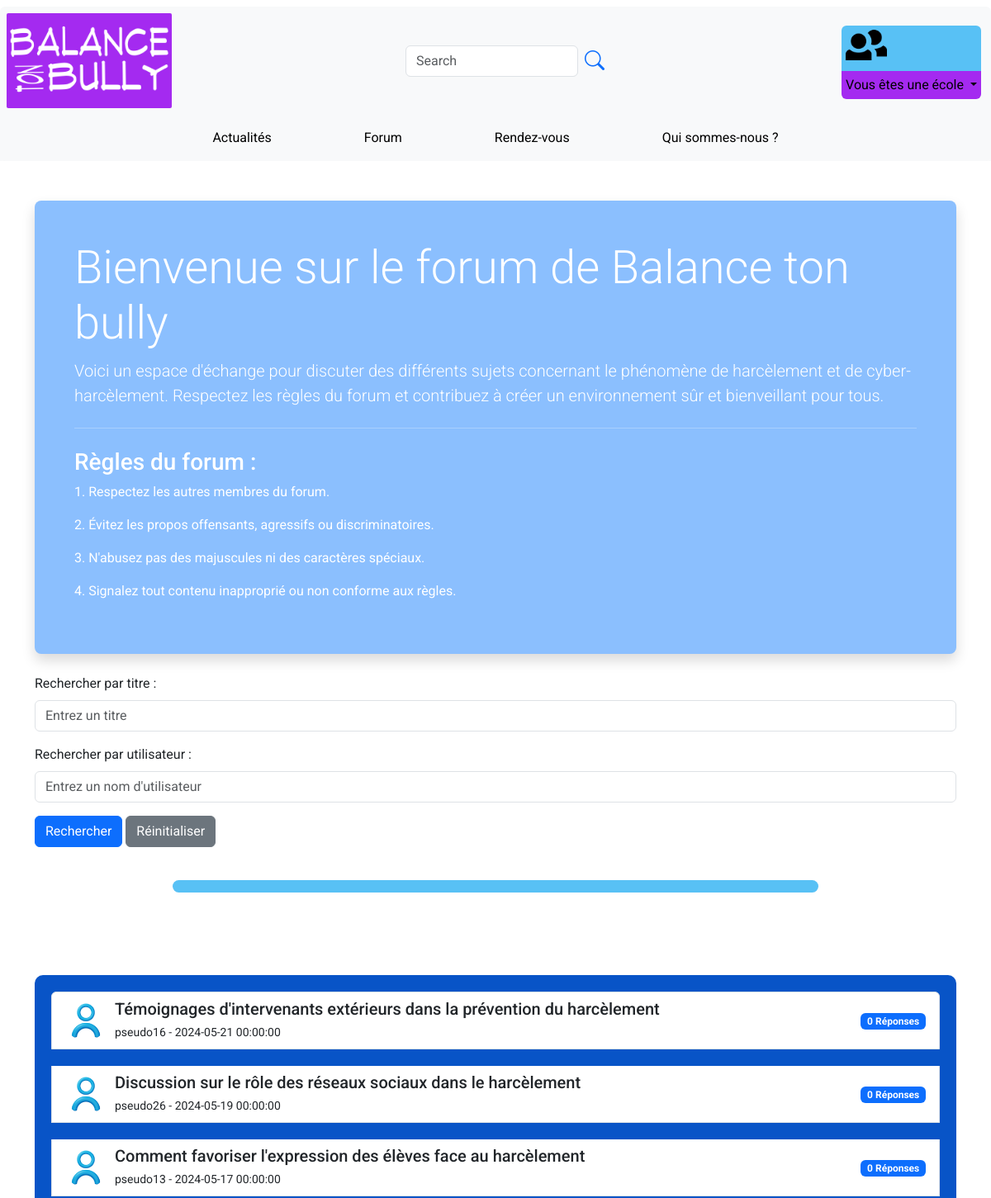
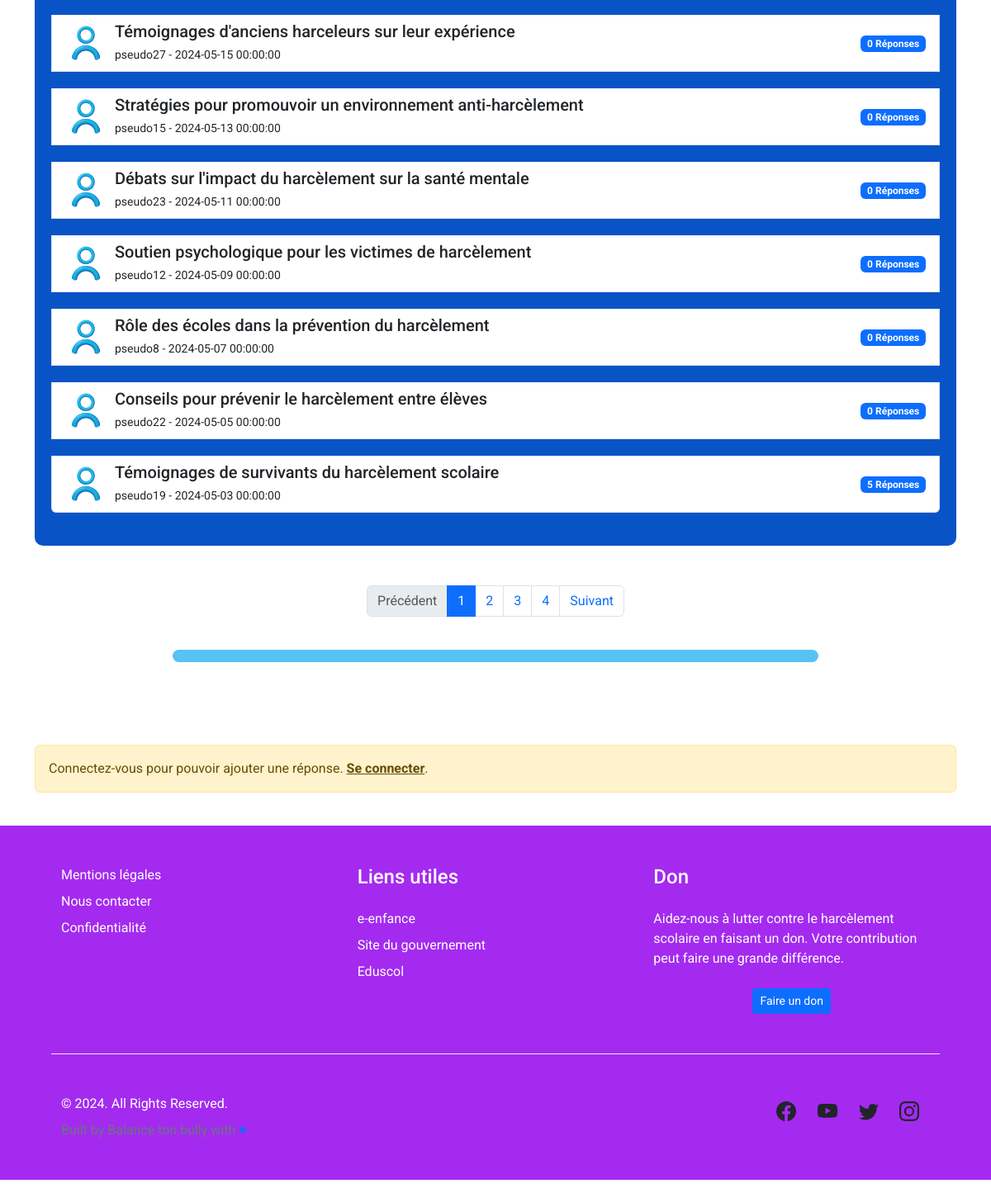
The page /pages/accueilForum.php on the database its author committed (2 pictures, top to bottom).
### tables this page shows
CREATE TABLE `sujets_forum` (
    `id` int(11) NOT NULL AUTO_INCREMENT,
    `id_utilisateur` int(11) NOT NULL,
    `titre` varchar(255) NOT NULL,
    `contenu` text NOT NULL,
    `date_creation` datetime NOT NULL,
    `date_mise_a_jour` datetime DEFAULT NULL,
    PRIMARY KEY (`id`),
    FOREIGN KEY (`id_utilisateur`) REFERENCES `utilisateurs` (`id`)
);

CREATE TABLE `utilisateurs` (
    `id` int(11) NOT NULL AUTO_INCREMENT,   
    `firstName` varchar(255) NOT NULL,      
    `name` varchar(255) NOT NULL,           
    `userName` varchar(255) NOT NULL,       
    `mail` varchar(255) NOT NULL,           
    `photo_avatar` varchar(255) DEFAULT '/Balance_ton_bully/assets/avatarProfil.png', 
    `password` varchar(255) NOT NULL,       
    `token` varchar(50) DEFAULT NULL,
    `id_role` int(11) NOT NULL,             
    PRIMARY KEY (`id`)                      
);

### pages/accueilForum.php (the view, shortened to what this page needs)
<?php
function compterSujets($dbh) {
    $countSql = "SELECT COUNT(*) AS total FROM sujets_forum";
    $stmt = $dbh->query($countSql);
    return $stmt->fetch(PDO::FETCH_ASSOC)['total'];
}
function recupererSujets($dbh, $limit, $offset, $searchTitle, $searchUser) {
    $sql = "SELECT sujets_forum.*, COUNT(reponses_forum.id_reponse) AS nombre_reponses, utilisateurs.userName, utilisateurs.photo_avatar
            FROM sujets_forum
            LEFT JOIN reponses_forum ON sujets_forum.id = reponses_forum.id_sujet
            LEFT JOIN utilisateurs ON sujets_forum.id_utilisateur = utilisateurs.id";
    $sql .= " GROUP BY sujets_forum.id
              ORDER BY sujets_forum.date_creation DESC
              LIMIT :limit OFFSET :offset";
    $stmt = $dbh->prepare($sql);
    $stmt->bindValue(':limit', $limit, PDO::PARAM_INT);
    $stmt->bindValue(':offset', $offset, PDO::PARAM_INT);
    $stmt->execute();
    return $stmt;
}
try {
    $dbh = dbConnexion();
    $limit = 10;
    $page = isset($_GET['page']) ? $_GET['page'] : 1;
    $offset = ($page - 1) * $limit;
    $totalRows = compterSujets($dbh);
    $totalPages = ceil($totalRows / $limit);
    $searchTitle = isset($_GET['searchTitle']) ? trim($_GET['searchTitle']) : '';
    $searchUser = isset($_GET['searchUser']) ? trim($_GET['searchUser']) : '';
    $result = recupererSujets($dbh, $limit, $offset, $searchTitle, $searchUser);
} catch (PDOException $e) {
    echo "Erreur PDO : " . $e->getMessage();
    exit();
}
?>
<!DOCTYPE html>
<html lang="fr">
<head>
    <link href="https://cdn.jsdelivr.net/npm/bootstrap@5.3.3/dist/css/bootstrap.min.css" rel="stylesheet">
    <link rel="stylesheet" href="../css/style.css">
    <link rel="stylesheet" href="../css/styleForum.css">
</head>
<body>
<?php include('../includes/headerNav.php') ?>
<div class="container mt-5">
    <div class="jumbotron jumbotron-primary text-white rounded-3 p-5 shadow">
        <h1 class="display-4">Bienvenue sur le forum de Balance ton bully</h1>
        <p class="lead">Voici un espace d'échange pour discuter des différents sujets concernant le phénomène de harcèlement et de cyber-harcèlement. Respectez les règles du forum et contribuez à créer un environnement sûr et bienveillant pour tous.</p>
        <hr class="my-4 bg-light">
        <h3>Règles du forum :</h3>
        <p>1. Respectez les autres membres du forum.</p>
        <p>2. Évitez les propos offensants, agressifs ou discriminatoires.</p>
        <p>3. N'abusez pas des majuscules ni des caractères spéciaux.</p>
        <p>4. Signalez tout contenu inapproprié ou non conforme aux règles.</p>
    </div>
    <br>
    <form method="GET" action="">
        <div class="mb-3">
            <label for="searchTitle" class="form-label">Rechercher par titre :</label>
            <input type="text" class="form-control" id="searchTitle" name="searchTitle" placeholder="Entrez un titre">
        </div>
        <div class="mb-3">
            <label for="searchUser" class="form-label">Rechercher par utilisateur :</label>
            <input type="text" class="form-control" id="searchUser" name="searchUser" placeholder="Entrez un nom d'utilisateur">
        </div>
        <div class="mb-3">
            <button type="submit" class="btn btn-primary">Rechercher</button>
            <a href="accueilForum.php" class="btn btn-secondary">Réinitialiser</a>
        </div>
    </form>
    <br>
    <div class="transition"></div>
    <div class="sujets-container">
        <div class="list-group">
            <?php if ($result->rowCount() > 0) : ?>
                <?php while($row = $result->fetch(PDO::FETCH_ASSOC)) : ?>
                    <a href="sujet.php?id=<?php echo $row['id']; ?>" class="list-group-item sujet">
                        <div class="d-flex align-items-center">
                            <img src="<?php echo $row['photo_avatar']; ?>" alt="Avatar" class="avatar mr-3">
                            <div>
                                <h5 class="mb-1"><?php echo $row['titre']; ?></h5>
                                <small><?php echo $row['userName']; ?> - <?php echo $row['date_creation']; ?> </small>
                            </div>
                            <div class="nombre-reponses">
                                <span class="badge bg-primary"><?php echo $row['nombre_reponses']; ?> Réponses</span>
                            </div>
                        </div>
                    </a>
                <?php endwhile; ?>
            <?php else : ?>
                <p>Aucun sujet trouvé.</p>
            <?php endif; ?>
        </div>
    </div>
    <br>
    <?php if ($totalPages > 1) : ?>
        <nav aria-label="Pagination" class="mt-4">
            <ul class="pagination justify-content-center">
                <li class="page-item <?php echo $page <= 1 ? 'disabled' : ''; ?>">
                    <a class="page-link" href="?page=<?php echo $page - 1; ?>" tabindex="-1">Précédent</a>
                </li>
                <?php for ($i = 1; $i <= $totalPages; $i++) : ?>
                    <?php
                    $pageDelta = 2;
                    if ($i >= $page - $pageDelta && $i <= $page + $pageDelta) :
                        ?>
                        <li class="page-item <?php echo $page == $i ? 'active' : ''; ?>">
                            <a class="page-link" href="?page=<?php echo $i; ?>"><?php echo $i; ?></a>
                        </li>
                    <?php elseif ($i == 1 || $i == $totalPages) : ?>
                        <li class="page-item">
                            <a class="page-link" href="?page=<?php echo $i; ?>"><?php echo $i; ?></a>
                        </li>
                    <?php endif; ?>
                <?php endfor; ?>
                <li class="page-item <?php echo $page >= $totalPages ? 'disabled' : ''; ?>">
                    <a class="page-link" href="?page=<?php echo $page + 1; ?>">Suivant</a>
                </li>
            </ul>
        </nav>
    <?php endif; ?>
    <br>
    <div class="transition"></div>
</div>
<?php
if(isset($_SESSION['nickName'])) :
    ?>
    <div class="container mt-5">
        <div class="card">
            <div class="card-header">
                Créer un nouveau sujet
            </div>
            <div class="card-body">
                <form method="post" action="../pages/ajouterSujet.php">
                    <div class="form-group">
                        <label for="titre">Titre du sujet</label>
                        <input type="text" class="form-control" id="titre" name="titre" required>
                    </div>
                    <div class="form-group">
                        <label for="contenu">Contenu du sujet</label>
                        <textarea class="form-control" id="contenu" name="contenu" rows="5" required></textarea>
                    </div>
                    <button type="submit" class="btn btn-primary mt-2">Créer</button>
                </form>
            </div>
        </div>
    </div>
<?php else : ?>
    <div class="container mt-5">
        <div class="alert alert-warning" role="alert">
            Connectez-vous pour pouvoir ajouter une réponse. <a href="../php/connexion.php" class="alert-link">Se connecter</a>.
        </div>
    </div>
<?php endif; ?>
<?php include('../includes/footer.php') ?>
</body>
</html>

### css/style.css (style rules this page uses)
* { font-family: "Roboto"; margin: 0; box-sizing: border-box; padding: 0; }
.transition { display: flex; justify-content: center; align-items: center; height: 15px; margin-left: 15%; margin-right: 15%; background: #58C1F5; border-radius: 13px; margin-bottom: 100px; }

### css/styleForum.css (style rules this page uses)
.jumbotron-primary { background-color: #8BBFFE; color: white; }
.avatar { width: 50px; height: 50px; border-radius: 50%; margin-right: 10px; }
.sujet { margin-bottom: 20px; }
.nombre-reponses { margin-left: auto; }
.sujets-container { background-color: #0854C7; padding: 20px; border-radius: 10px; margin-top: 20px; }

### rows shown on the page
sujets_forum: id_utilisateur.photo_avatar (picture), titre "Témoignages d'intervenants extérieurs dans la prévention du harcèlement", id_utilisateur.userName "pseudo16", date_creation "2024-05-21 00:00:00", nombre_reponses "0"
sujets_forum: id_utilisateur.photo_avatar (picture), titre "Discussion sur le rôle des réseaux sociaux dans le harcèlement", id_utilisateur.userName "pseudo26", date_creation "2024-05-19 00:00:00", nombre_reponses "0"
sujets_forum: id_utilisateur.photo_avatar (picture), titre "Comment favoriser l'expression des élèves face au harcèlement", id_utilisateur.userName "pseudo13", date_creation "2024-05-17 00:00:00", nombre_reponses "0"
sujets_forum: id_utilisateur.photo_avatar (picture), titre "Témoignages d'anciens harceleurs sur leur expérience", id_utilisateur.userName "pseudo27", date_creation "2024-05-15 00:00:00", nombre_reponses "0"
sujets_forum: id_utilisateur.photo_avatar (picture), titre "Stratégies pour promouvoir un environnement anti-harcèlement", id_utilisateur.userName "pseudo15", date_creation "2024-05-13 00:00:00", nombre_reponses "0"
sujets_forum: id_utilisateur.photo_avatar (picture), titre "Débats sur l'impact du harcèlement sur la santé mentale", id_utilisateur.userName "pseudo23", date_creation "2024-05-11 00:00:00", nombre_reponses "0"
sujets_forum: id_utilisateur.photo_avatar (picture), titre "Soutien psychologique pour les victimes de harcèlement", id_utilisateur.userName "pseudo12", date_creation "2024-05-09 00:00:00", nombre_reponses "0"
sujets_forum: id_utilisateur.photo_avatar (picture), titre "Rôle des écoles dans la prévention du harcèlement", id_utilisateur.userName "pseudo8", date_creation "2024-05-07 00:00:00", nombre_reponses "0"
sujets_forum: id_utilisateur.photo_avatar (picture), titre "Conseils pour prévenir le harcèlement entre élèves", id_utilisateur.userName "pseudo22", date_creation "2024-05-05 00:00:00", nombre_reponses "0"
sujets_forum: id_utilisateur.photo_avatar (picture), titre "Témoignages de survivants du harcèlement scolaire", id_utilisateur.userName "pseudo19", date_creation "2024-05-03 00:00:00", nombre_reponses "5"
